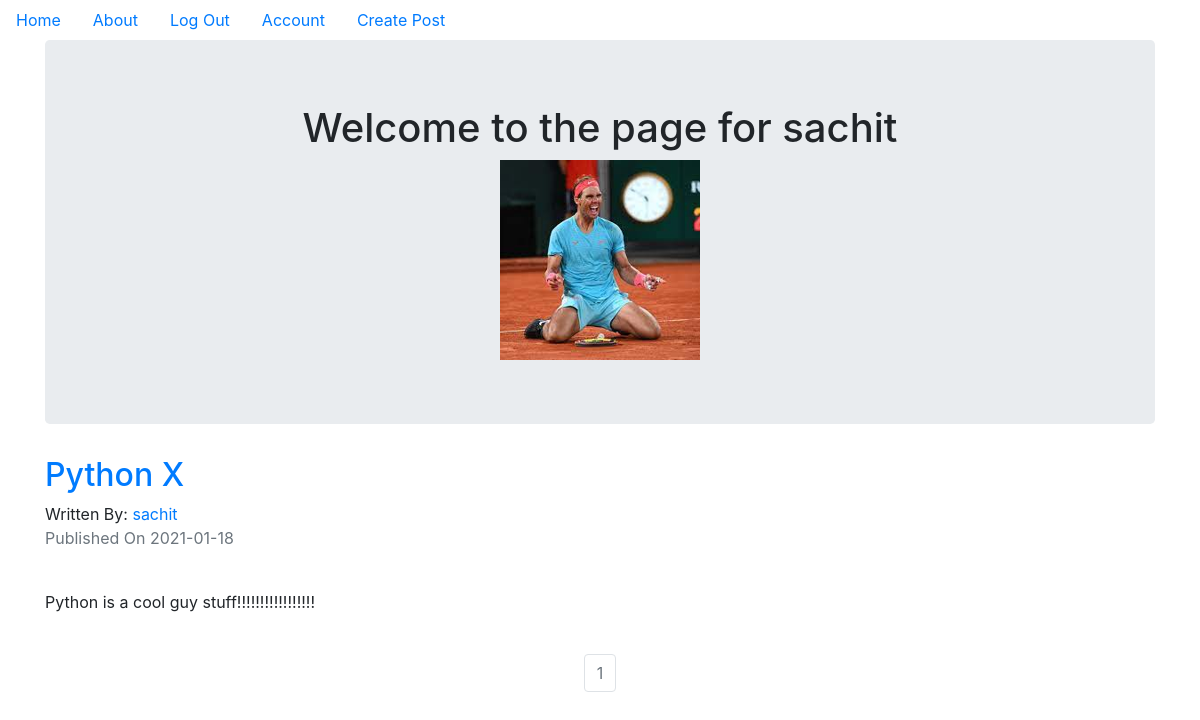
/sachit (signed in), run on the app's committed database.
### puppycompanyblog/models.py (models this page shows, shortened)
class User(db.Model, UserMixin):
    __tablename__ = 'users'
    id = db.Column(db.Integer, primary_key=True)
    profile_image = db.Column(
        db.String(64), nullable=False, default='default_profile.png')
    email = db.Column(db.String(64), unique=True, index=True)
    username = db.Column(db.String(64),  unique=True, index=True)
    password_hash = db.Column(db.String(64))
    posts = db.relationship('BlogPost', backref='author', lazy=True)

class BlogPost(db.Model, UserMixin):
    users = db.relationship(User)
    id = db.Column(db.Integer, primary_key=True)
    user_id = db.Column(db.Integer, db.ForeignKey('users.id'), nullable=False)
    date = db.Column(db.DateTime, nullable=False, default=datetime.utcnow)
    title = db.Column(db.String(64), nullable=False)
    text = db.Column(db.Text, nullable=False)

### puppycompanyblog/users/views.py (the view)
@users.route('/<username>')
def user_posts(username):
    page = request.args.get('page', 1, type=int)  # Grab current page
    user = User.query.filter_by(username=username).first_or_404()
    blog_posts = BlogPost.query.filter_by(author=user).order_by(
        BlogPost.date.desc()).paginate(page=page, per_page=5)
    return render_template('user_blog_posts.html', blog_posts=blog_posts, user=user)

### puppycompanyblog/models.py (called while the page is built)
@login_manager.user_loader
def load_user(user_id):
    return User.query.get(user_id)

### puppycompanyblog/templates/user_blog_posts.html
{% extends "base.html" %}
{% block content %}
<div class="container">
    <div class="jumbotron">
        <div align='center'>
            <h1>Welcome to the page for {{ user.username }} </h1>
            <img src="{{ url_for('static', filename='profile_pics/' + user.profile_image) }} " alt="">
        </div>
    </div>
    {% for post in blog_posts.items %}
    <h2> <a href=" {{ url_for('blog_posts.blog_post', blog_post_id=post.id) }}  "> {{post.title}} </a> </h2>
    Written By: <a
        href=" {{ url_for('users.user_posts', username = post.author.username )}}">{{ post.author.username }}</a>
    <p class="text-muted">Published On {{ post.date.strftime("%Y-%m-%d") }} </p>
    <br>
    <p> {{ post.text }} </p>
    <br>
    {% endfor %}
</div>
<nav aria-label="Page navigation example">
    <ul class="pagination justify-content-center">
        {% for page_num in blog_posts.iter_pages(left_edge=1, right_edge=1, left_current=1, right_current=2) %}
        {% if blog_posts.page == page_num %}
        <li class="page-item disabled">
            <a class="page-link"
                href="{{url_for('users.user_posts', username=user.username, page=page_num)}} ">{{page_num}} </a>
        </li>
        {% else %}
        <li class="page-item">
            <a class="page-link"
                href="{{url_for('users.user_posts', username=user.username, page=page_num)}} ">{{page_num}} </a>
        </li>
        {% endif %}
        {% endfor %}
    </ul>
</nav>
{% endblock %}

### data on the page
User: username "sachit", profile_image (placeholder picture)
BlogPost: title "Python X", author.username "sachit", date "2021-01-18", text "Python is a cool guy stuff!!!!!!!!!!!!!!!!!"

### other printed values
{{ page_num }} "1"
